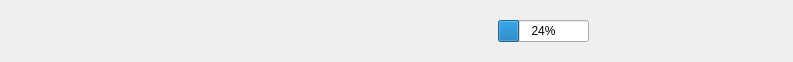
<?xml version="1.0" encoding="UTF-8"?>
<ui version="4.0">
 <class>DownloadItem</class>
 <widget class="QWidget" name="DownloadItem">
  <property name="geometry">
   <rect>
    <x>0</x>
    <y>0</y>
    <width>793</width>
    <height>55</height>
   </rect>
  </property>
  <property name="windowTitle">
   <string/>
  </property>
  <layout class="QHBoxLayout" name="mainLayout">
   <item>
    <widget class="QWidget" name="songWidget" native="true">
     <layout class="QGridLayout" name="songWidgetLayout">
      <property name="leftMargin">
       <number>1</number>
      </property>
      <property name="topMargin">
       <number>1</number>
      </property>
      <property name="rightMargin">
       <number>0</number>
      </property>
      <property name="bottomMargin">
       <number>2</number>
      </property>
      <property name="horizontalSpacing">
       <number>5</number>
      </property>
      <item row="0" column="0" rowspan="2">
       <widget class="QLabel" name="coverLabel">
        <property name="text">
         <string/>
        </property>
       </widget>
      </item>
      <item row="0" column="1">
       <widget class="ElidedLabel" name="titleLabel">
        <property name="text">
         <string/>
        </property>
       </widget>
      </item>
      <item row="1" column="1">
       <widget class="ElidedLabel" name="artist_albumLabel">
        <property name="text">
         <string/>
        </property>
       </widget>
      </item>
     </layout>
    </widget>
   </item>
   <item>
    <spacer name="horizontalSpacer">
     <property name="orientation">
      <enum>Qt::Horizontal</enum>
     </property>
     <property name="sizeHint" stdset="0">
      <size>
       <width>40</width>
       <height>20</height>
      </size>
     </property>
    </spacer>
   </item>
   <item>
    <widget class="QWidget" name="progressWidget" native="true">
     <property name="sizePolicy">
      <sizepolicy hsizetype="Fixed" vsizetype="Preferred">
       <horstretch>0</horstretch>
       <verstretch>0</verstretch>
      </sizepolicy>
     </property>
     <layout class="QGridLayout" name="progressLayout">
      <property name="leftMargin">
       <number>0</number>
      </property>
      <property name="rightMargin">
       <number>0</number>
      </property>
      <item row="0" column="0">
       <widget class="QProgressBar" name="progressBar">
        <property name="value">
         <number>24</number>
        </property>
       </widget>
      </item>
     </layout>
    </widget>
   </item>
   <item>
    <widget class="QWidget" name="infoIconWidget" native="true">
     <property name="sizePolicy">
      <sizepolicy hsizetype="Fixed" vsizetype="Preferred">
       <horstretch>0</horstretch>
       <verstretch>0</verstretch>
      </sizepolicy>
     </property>
     <property name="minimumSize">
      <size>
       <width>30</width>
       <height>30</height>
      </size>
     </property>
     <property name="maximumSize">
      <size>
       <width>30</width>
       <height>30</height>
      </size>
     </property>
     <layout class="QGridLayout" name="infoIconLayout">
      <property name="leftMargin">
       <number>0</number>
      </property>
      <property name="rightMargin">
       <number>0</number>
      </property>
      <item row="0" column="0">
       <widget class="SvgButton" name="infoIcon" native="true"/>
      </item>
     </layout>
    </widget>
   </item>
   <item>
    <widget class="QWidget" name="infoMessageWidget" native="true">
     <layout class="QGridLayout" name="infoMessageLayout">
      <property name="leftMargin">
       <number>0</number>
      </property>
      <property name="rightMargin">
       <number>0</number>
      </property>
      <item row="0" column="0">
       <widget class="QLabel" name="infoMessage">
        <property name="text">
         <string/>
        </property>
       </widget>
      </item>
     </layout>
    </widget>
   </item>
   <item>
    <widget class="QWidget" name="deleteWidget" native="true">
     <property name="sizePolicy">
      <sizepolicy hsizetype="Fixed" vsizetype="Preferred">
       <horstretch>0</horstretch>
       <verstretch>0</verstretch>
      </sizepolicy>
     </property>
     <property name="minimumSize">
      <size>
       <width>30</width>
       <height>30</height>
      </size>
     </property>
     <property name="maximumSize">
      <size>
       <width>30</width>
       <height>30</height>
      </size>
     </property>
     <layout class="QGridLayout" name="deleteLayout">
      <property name="leftMargin">
       <number>0</number>
      </property>
      <property name="rightMargin">
       <number>0</number>
      </property>
      <item row="0" column="0">
       <widget class="SvgButton" name="deleteButton" native="true"/>
      </item>
     </layout>
    </widget>
   </item>
   <item>
    <widget class="QWidget" name="timerWidget" native="true">
     <property name="sizePolicy">
      <sizepolicy hsizetype="Fixed" vsizetype="Preferred">
       <horstretch>0</horstretch>
       <verstretch>0</verstretch>
      </sizepolicy>
     </property>
     <property name="minimumSize">
      <size>
       <width>30</width>
       <height>30</height>
      </size>
     </property>
     <property name="maximumSize">
      <size>
       <width>30</width>
       <height>30</height>
      </size>
     </property>
     <layout class="QGridLayout" name="timerLayout">
      <property name="leftMargin">
       <number>0</number>
      </property>
      <property name="rightMargin">
       <number>0</number>
      </property>
      <item row="0" column="0">
       <widget class="TimerButton" name="timerButton">
        <property name="text">
         <string/>
        </property>
        <property name="flat">
         <bool>true</bool>
        </property>
       </widget>
      </item>
     </layout>
    </widget>
   </item>
   <item>
    <widget class="QWidget" name="playWidget" native="true">
     <property name="sizePolicy">
      <sizepolicy hsizetype="Fixed" vsizetype="Preferred">
       <horstretch>0</horstretch>
       <verstretch>0</verstretch>
      </sizepolicy>
     </property>
     <property name="minimumSize">
      <size>
       <width>30</width>
       <height>30</height>
      </size>
     </property>
     <property name="maximumSize">
      <size>
       <width>30</width>
       <height>30</height>
      </size>
     </property>
     <layout class="QGridLayout" name="playLayout">
      <property name="leftMargin">
       <number>0</number>
      </property>
      <property name="rightMargin">
       <number>0</number>
      </property>
      <item row="0" column="0">
       <widget class="SvgButton" name="playButton" native="true"/>
      </item>
     </layout>
    </widget>
   </item>
   <item>
    <widget class="QWidget" name="animationWidget" native="true">
     <property name="minimumSize">
      <size>
       <width>30</width>
       <height>30</height>
      </size>
     </property>
     <property name="maximumSize">
      <size>
       <width>30</width>
       <height>30</height>
      </size>
     </property>
     <layout class="QGridLayout" name="animationLayout">
      <property name="leftMargin">
       <number>0</number>
      </property>
      <property name="rightMargin">
       <number>0</number>
      </property>
      <item row="0" column="0">
       <widget class="PlayAnimationWidget" name="barsWidget" native="true"/>
      </item>
     </layout>
    </widget>
   </item>
  </layout>
  <zorder>songWidget</zorder>
  <zorder>progressWidget</zorder>
  <zorder>infoIconWidget</zorder>
  <zorder>infoMessageWidget</zorder>
  <zorder>openFolderWidget</zorder>
  <zorder>timerWidget</zorder>
  <zorder>playWidget</zorder>
  <zorder>animationWidget</zorder>
  <zorder>unqueueWidget</zorder>
  <zorder>stopDownloadWidget</zorder>
  <zorder>deleteWidget</zorder>
  <zorder>queueWidget</zorder>
 </widget>
 <customwidgets>
  <customwidget>
   <class>TimerButton</class>
   <extends>QPushButton</extends>
   <header location="global">widgets/TimerButton.h</header>
  </customwidget>
  <customwidget>
   <class>ElidedLabel</class>
   <extends>QLabel</extends>
   <header location="global">widgets/ElidedLabel.h</header>
  </customwidget>
  <customwidget>
   <class>PlayAnimationWidget</class>
   <extends>QWidget</extends>
   <header location="global">widgets/PlayAnimationWidget.h</header>
   <container>1</container>
  </customwidget>
  <customwidget>
   <class>SvgButton</class>
   <extends>QWidget</extends>
   <header location="global">widgets/SvgButton.h</header>
   <container>1</container>
  </customwidget>
 </customwidgets>
 <resources/>
 <connections/>
</ui>
